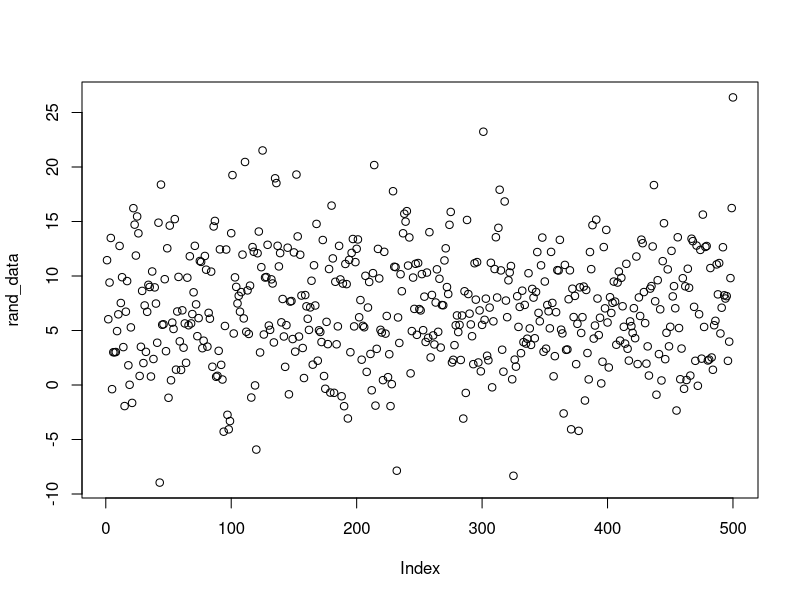
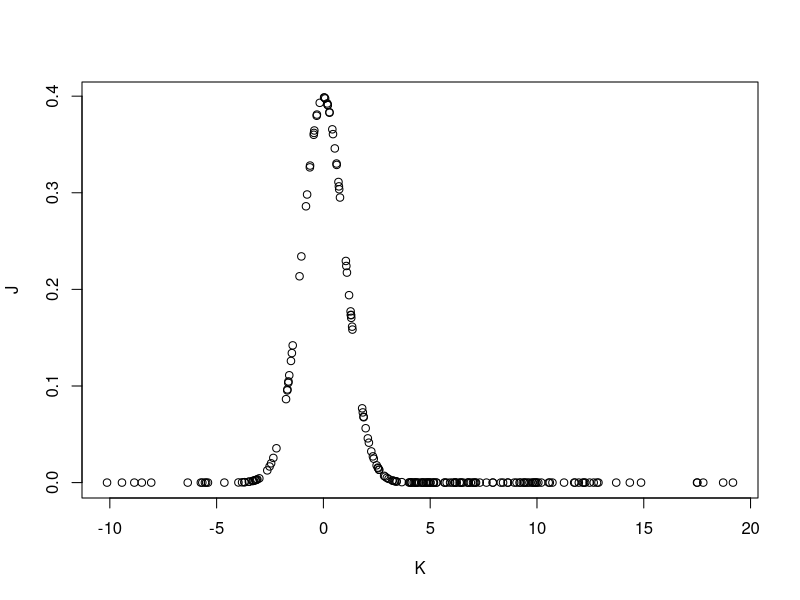

Reproduce these figures in R, in order.
# R basic stats

# standard normal distribution for propbability of getting grade of 10, if mean = 7 and sd = 5
dnorm(10, mean = 7, sd = 5)


# how many get 10 with mean of 7 and sd of 5. pnorm find probability up til the case
pnorm(10, mean = 7, sd = 5)
# subtract the result from 1. What we found is the probability of those who not get 10 !
1 - pnorm(10, mean = 7, sd = 5)


# let a random data set pass a distribution
# we make a data set that simulate a normal distribution. We want 50 values with mean of 7 and std of 5
rand_data = rnorm( n=500, mean = 7, sd = 5)
plot(rand_data)


# new random distribution
K = rnorm( n=200, mean = 4, sd = 6)
# density function of K
J = dnorm(K)

plot(K,J)


# Binomial distribution: what is probablity of 26 heads out of 51 trials
dbinom(26, size = 51, prob = 0.5)

# Binomial distribution: what is probablity of 26 heads out of 26 trials
dbinom(26, size = 26, prob = 0.5) # almost impossible !!

